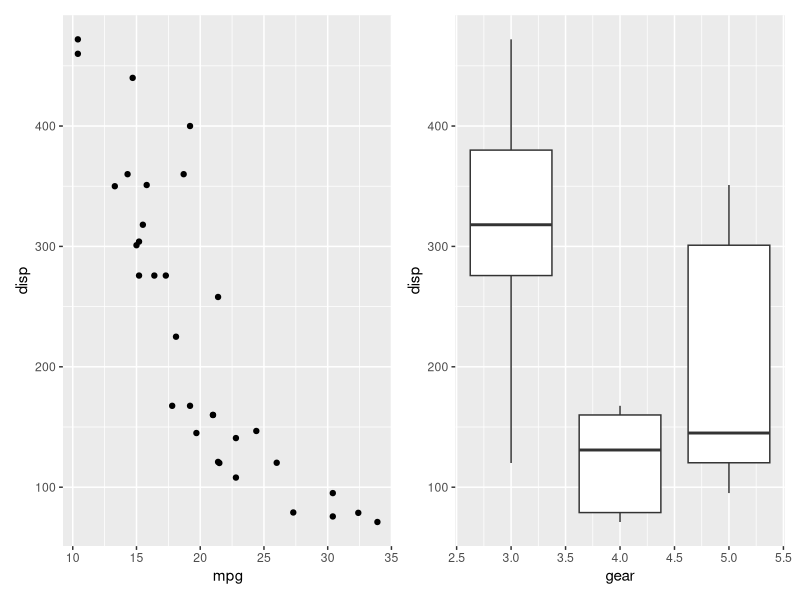
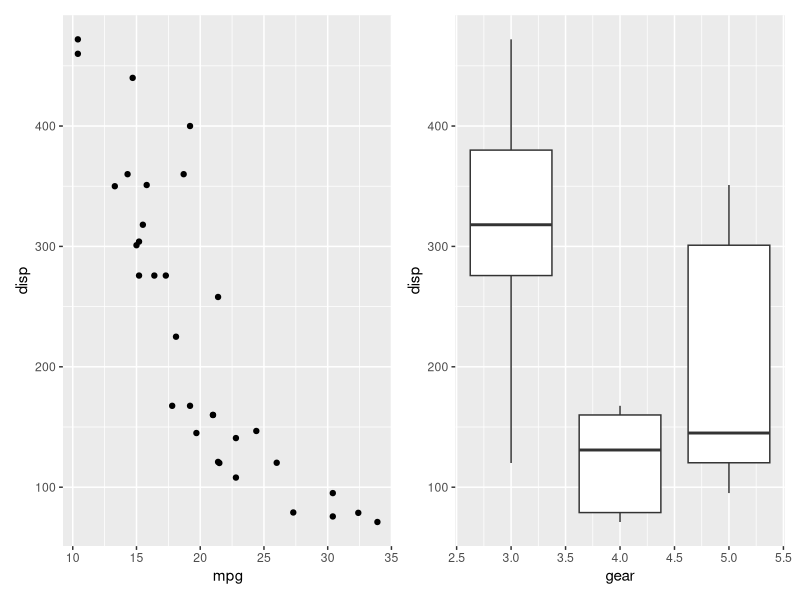
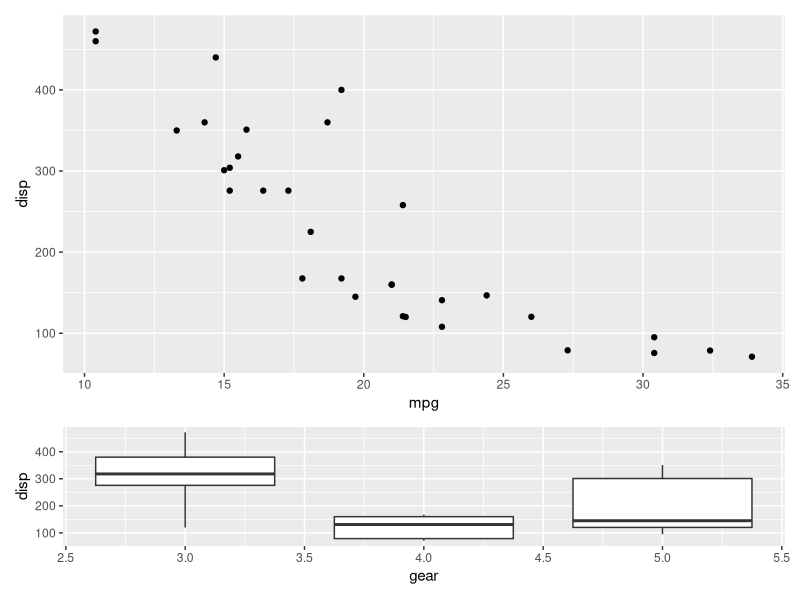
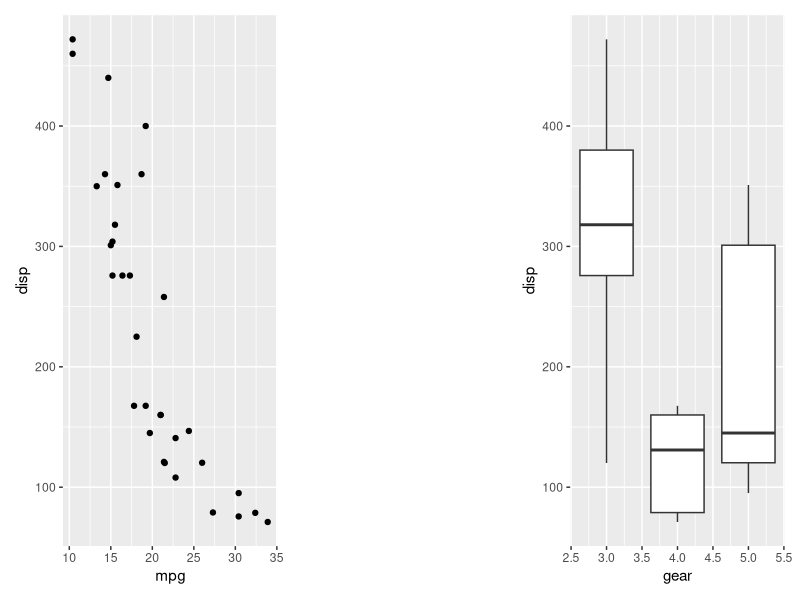
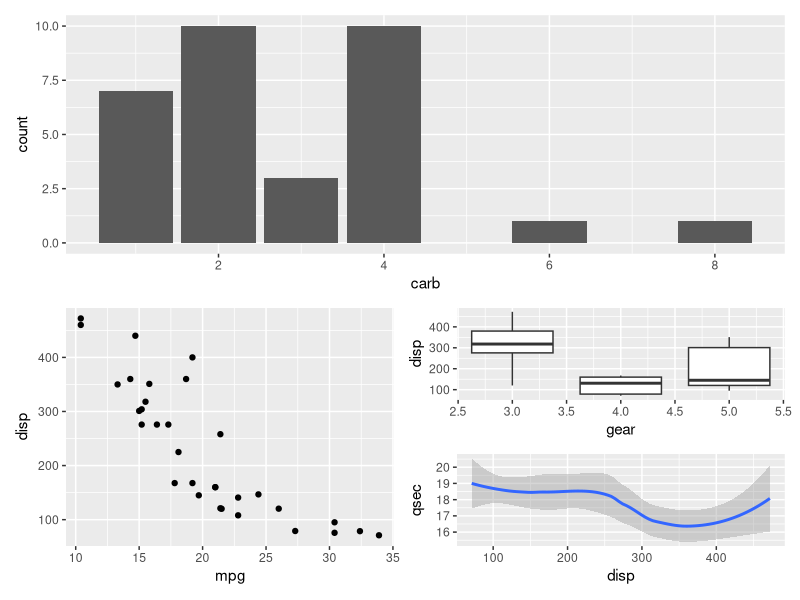
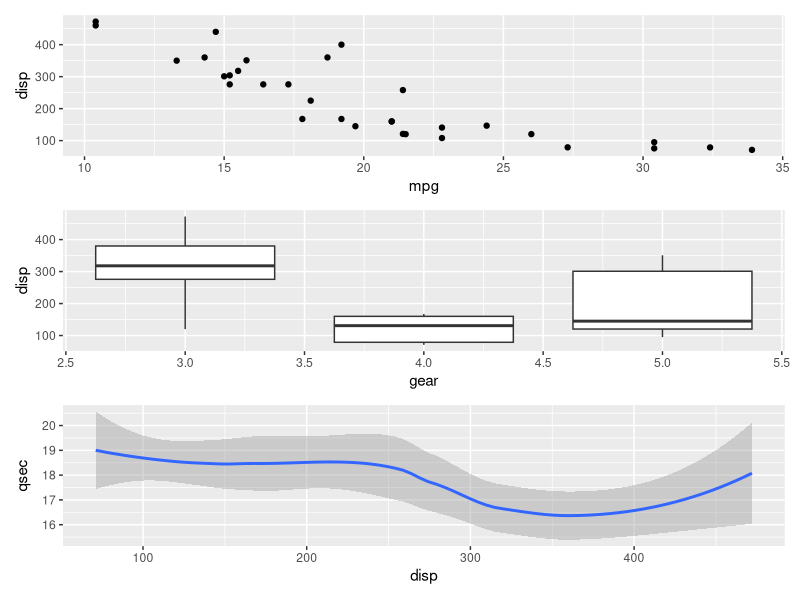
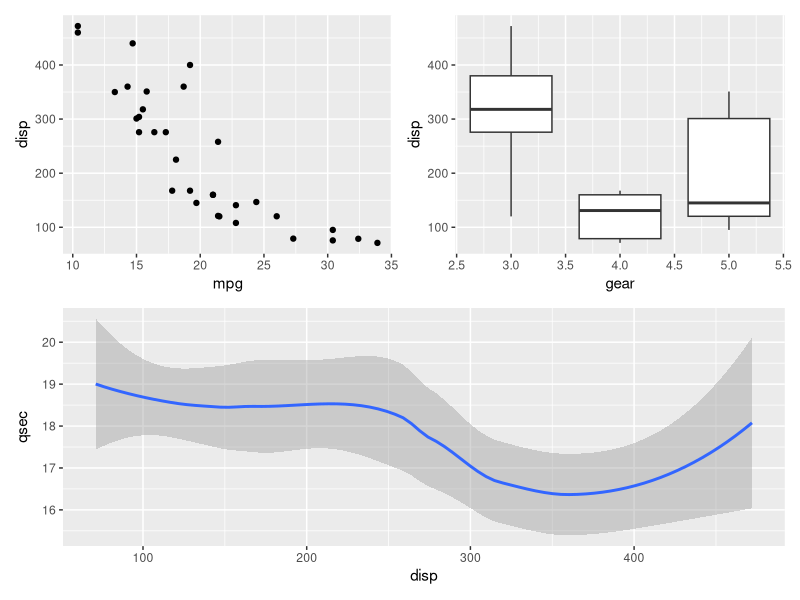
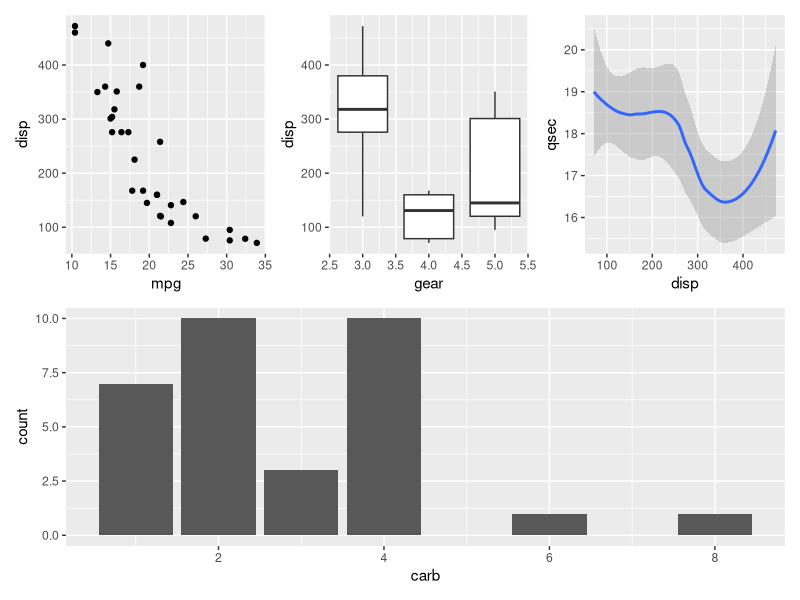

Here is the R script that generated these plots, in order:
## ---- chunk 1
knitr::opts_chunk$set(
  collapse = TRUE,
  comment = "#>",
  fig.path = "man/figures/README-",
  message = FALSE
)
## ---- chunk 2
library(ggplot2)
library(patchwork)

p1 <- ggplot(mtcars) + geom_point(aes(mpg, disp))
p2 <- ggplot(mtcars) + geom_boxplot(aes(gear, disp, group = gear))

p1 + p2
## ---- chunk 3
ggplot(mtcars) +
  geom_point(aes(mpg, disp)) +
  ggplot(mtcars) + 
  geom_boxplot(aes(gear, disp, group = gear))
## ---- chunk 4
p1 + p2 + plot_layout(ncol = 1, heights = c(3, 1))
## ---- chunk 5
p1 + plot_spacer() + p2
## ---- chunk 6
p3 <- ggplot(mtcars) + geom_smooth(aes(disp, qsec))
p4 <- ggplot(mtcars) + geom_bar(aes(carb))

p4 + {
  p1 + {
    p2 +
      p3 +
      plot_layout(ncol = 1)
  }
} +
  plot_layout(ncol = 1)
## ---- chunk 7
p1 + p2 + p3 + plot_layout(ncol = 1)
## ---- chunk 8
p1 + p2 - p3 + plot_layout(ncol = 1)
## ---- chunk 9
(p1 | p2 | p3) /
      p4
## ---- chunk 10
(p1 + (p2 + p3) + p4 + plot_layout(ncol = 1)) * theme_bw()
## ---- chunk 11
p1 + (p2 + p3) + p4 + plot_layout(ncol = 1) & theme_bw()
